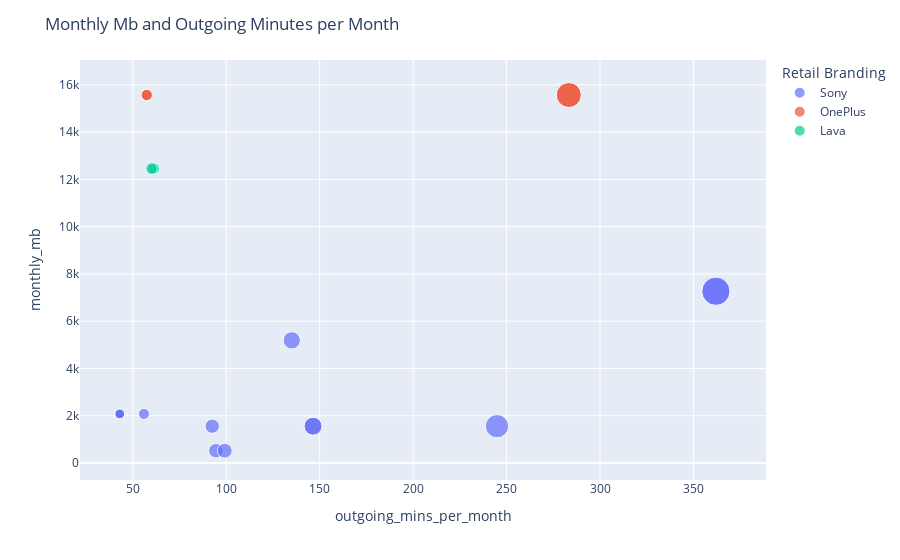

The code cell stored with this chart in its notebook:
### Code cell
fig = px.scatter(final_df, x="outgoing_mins_per_month", y="monthly_mb", color="Retail Branding", size = 'outgoing_mins_per_month')  

fig.update_layout (
    title_text = "Monthly Mb and Outgoing Minutes per Month",
    height = 700
 )
fig.show()

### Figure 1 — Plotly figure (JSON) as saved in the notebook; plotly's stock layout.template omitted (floating-point values rounded to 4 significant figures)
{"data": [{"hovertemplate": "Retail Branding=Sony<br>outgoing_mins_per_month=%{marker.size}<br>monthly_mb=%{y}<extra></extra>", "legendgroup": "Sony", "marker": {"color": "#636efa", "size": [94.46, 244.9, 135.1, 99.23, 43.03, 43.03, 43.03, 362.0, 362.0, 146.4, 146.4, 55.96, 92.52], "sizemode": "area", "sizeref": 0.905, "symbol": "circle"}, "mode": "markers", "name": "Sony", "orientation": "v", "showlegend": true, "type": "scatter", "x": [94.46, 244.9, 135.1, 99.23, 43.03, 43.03, 43.03, 362.0, 362.0, 146.4, 146.4, 55.96, 92.52], "xaxis": "x", "y": [519.1, 1557.0, 5191.0, 519.1, 2076.0, 2076.0, 2076.0, 7268.0, 7268.0, 1557.0, 1557.0, 2076.0, 1557.0], "yaxis": "y"}, {"hovertemplate": "Retail Branding=OnePlus<br>outgoing_mins_per_month=%{marker.size}<br>monthly_mb=%{y}<extra></extra>", "legendgroup": "OnePlus", "marker": {"color": "#EF553B", "size": [283.3, 283.3, 57.49, 57.49], "sizemode": "area", "sizeref": 0.905, "symbol": "circle"}, "mode": "markers", "name": "OnePlus", "orientation": "v", "showlegend": true, "type": "scatter", "x": [283.3, 283.3, 57.49, 57.49], "xaxis": "x", "y": [15570.0, 15570.0, 15570.0, 15570.0], "yaxis": "y"}, {"hovertemplate": "Retail Branding=Lava<br>outgoing_mins_per_month=%{marker.size}<br>monthly_mb=%{y}<extra></extra>", "legendgroup": "Lava", "marker": {"color": "#00cc96", "size": [61.22, 60.08], "sizemode": "area", "sizeref": 0.905, "symbol": "circle"}, "mode": "markers", "name": "Lava", "orientation": "v", "showlegend": true, "type": "scatter", "x": [61.22, 60.08], "xaxis": "x", "y": [12460.0, 12460.0], "yaxis": "y"}], "layout": {"autosize": true, "legend": {"itemsizing": "constant", "title": {"text": "Retail Branding"}, "tracegroupgap": 0}, "margin": {"t": 60}, "title": {"text": "Monthly Mb and Outgoing Minutes per Month"}, "xaxis": {"anchor": "y", "autorange": true, "domain": [0, 1], "range": [22.61, 386.6], "title": {"text": "outgoing_mins_per_month"}, "type": "linear"}, "yaxis": {"anchor": "x", "autorange": true, "domain": [0, 1], "range": [-614.6, 16890.0], "title": {"text": "monthly_mb"}, "type": "linear"}}}
